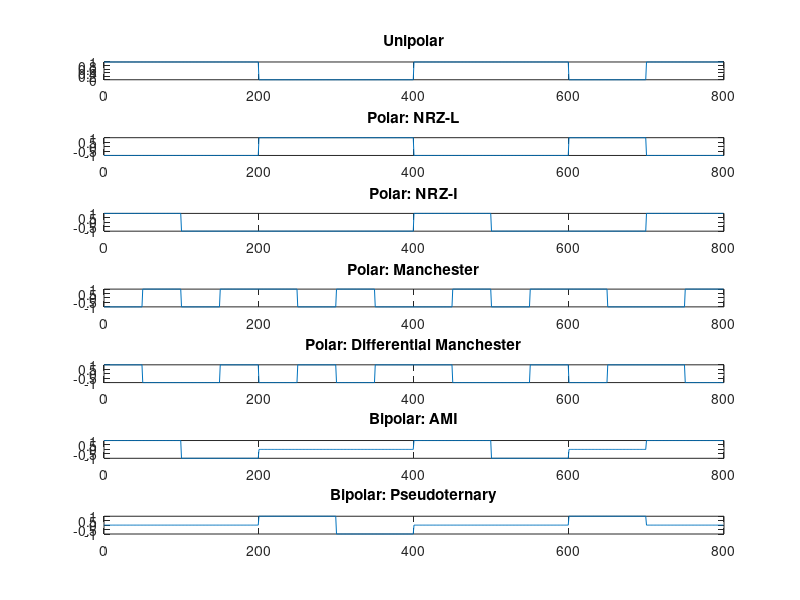

This chart was generated by the following MATLAB code:
clc;
clear;
close all;
x = [1 1 0 0 1 1 0 1];
xsize=length(x);
n=100;
t = 0:1:799;
subplot(7,1,1);
y=zeros(1, n);
for i=0:xsize-1
    if x(i+1)==1
        y(i*n+1:(i+1)*n)=1;
    end
end
plot(t,y);
title('Unipolar');
subplot(7,1,2);
y=zeros(1, n);
for i=0:xsize-1
    if x(i+1)==1
        y(i*n+1:(i+1)*n)=-1;
    elseif x(i+1)==0
    y(i*n+1:(i+1)*n)=1;
    end
end
plot(t,y);
title('Polar: NRZ-L');
subplot(7,1,3);
y=ones(1, n);
p=1;
for i=1:xsize-1
    if x(i+1)==1
        if p==1
            p=-1;
        elseif p==-1
            p=1;
        end
        y(i*n+1:(i+1)*n)=p;
    elseif x(i+1)==0
        y(i*n+1:(i+1)*n)=p;
    end
end
plot(t,y);
title('Polar: NRZ-I');
subplot(7,1,4);
y=zeros(1, n);
for i=0:xsize-1
    if x(i+1)==1
        y(i*n+1:(i+0.5)*n)=-1;
        y((i+0.5)*n+1:(i+1)*n)=1;
    elseif x(i+1)==0
        y(i*n+1:(i+0.5)*n)=1;
        y((i+0.5)*n+1:(i+1)*n)=-1;
    end
end
plot(t,y);
title('Polar: Manchester');
subplot(7,1,5);
y=ones(1, n);
p=1;
i=0;
y(i*n+1:(i+0.5)*n)=p;
y((i+0.5)*n+1:(i+1)*n)=-p;
for i=1:xsize-1
    if x(i+1)==1
        y(i*n+1:(i+0.5)*n)=-p;
        y((i+0.5)*n+1:(i+1)*n)=p;
        p=-p;
    elseif x(i+1)==0
        y(i*n+1:(i+0.5)*n)=p;
        y((i+0.5)*n+1:(i+1)*n)=-p;
    end
end
plot(t,y);
title('Polar: Differential Manchester');
subplot(7,1,6);
y=ones(1, n);
p=1;
for i=1:xsize-1
    if x(i+1)==1
        if p==1
            p=-1;
        elseif p==-1
            p=1;
        end
        y(i*n+1:(i+1)*n)=p;
    elseif x(i+1)==0
        y(i*n+1:(i+1)*n)=0;
    end
end
plot(t,y);
title('Bipolar: AMI');
subplot(7,1,7);
y=ones(1, n);
p=-1;
for i=0:xsize-1
    if x(i+1)==0
        if p==1
            p=-1;
        elseif p==-1
            p=1;
        end
        y(i*n+1:(i+1)*n)=p;
    elseif x(i+1)==1
        y(i*n+1:(i+1)*n)=0;
    end
end
plot(t,y);
title('Bipolar: Pseudoternary');
